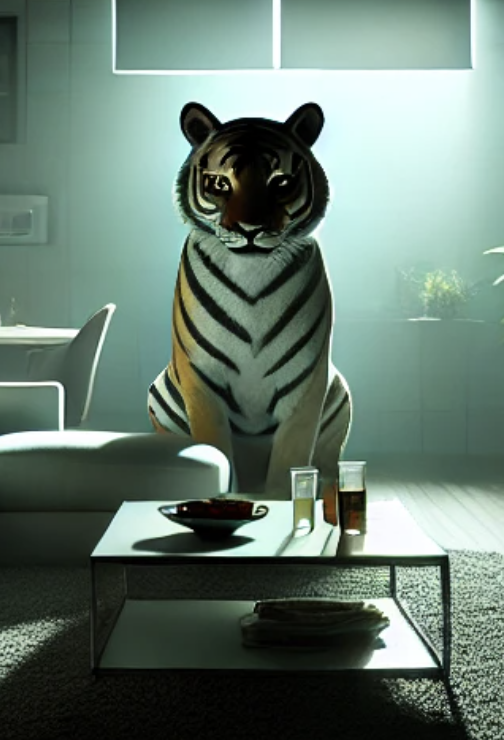
#> input picture Hero.png, 504 x 740 px, found by its file name
$ python main.py
#> lines starting #> are read from the running program, lines starting #| are printed output that depends on the picture
from PIL import Image
at_file_path = "/Users/adit/Desktop/Scrap/Dreams/MakeASCII/Hero.png"

screen = Image.open(
    at_file_path
)
#> screen is the input picture: PIL image 504x740 RGBA; mean R, G, B, A 103.9, 124.1, 112.9, 255

# Grey Image
grayscreen = screen.convert("L")
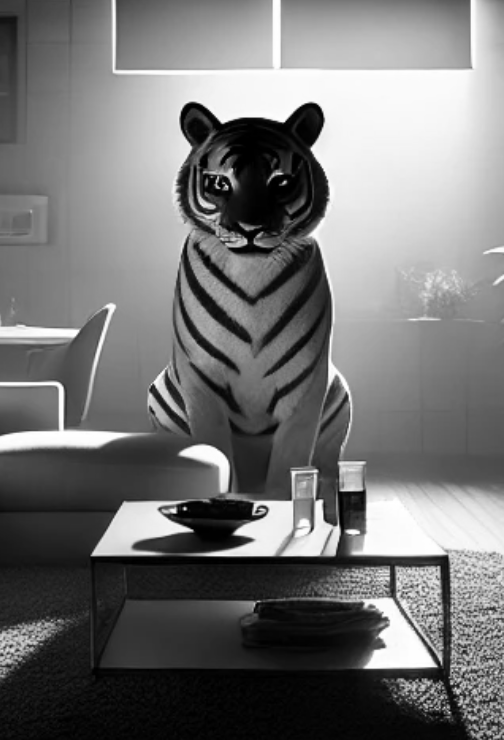
#> grayscreen: PIL image 504x740 L; min 0, max 255, mean 116.8

# Converting image to smaller size
new_width = 50
width,height = screen.size
#> width = 504; height = 740
aspect_ratio = height / width
#> aspect_ratio = 1.47

new_height = int(
    aspect_ratio * new_width * 0.8
)
#> new_height = 58

resized_screen = grayscreen.resize(
    (
        new_width,
        new_height
    )
)
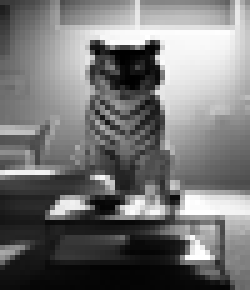
#> resized_screen: PIL image 50x58 L (shown 5 times larger); min 0, max 255, mean 116.8

# Define the ASCII characters
ASCII_CHARS = [".", ",", ":", ";", "+", "*", "?", "%", "S", "#", "@"]

#  Convert to ascii
def pixel_to_ascii(image: Image):
    pixels = image.getdata()
    ascii_str = ""
    for pixel in pixels:
        ascii_str += ASCII_CHARS[pixel // 25]
#> this loop made 2900 passes
#> (pixel, ascii_str) on passes 1 to 3: (57, ':'), (59, '::'), (58, ':::')
    return ascii_str


#  Using the function.
ascii_str = pixel_to_ascii(resized_screen)

#  Takes care of New Line.
ascii_str_len = len(ascii_str)
#> ascii_str_len = 2900
ascii_img = "\n".join([ascii_str[i:(i + new_width)] for i in range(0, ascii_str_len, new_width)])

#  Output :p
print(ascii_img)
#> (printed output is left out)
